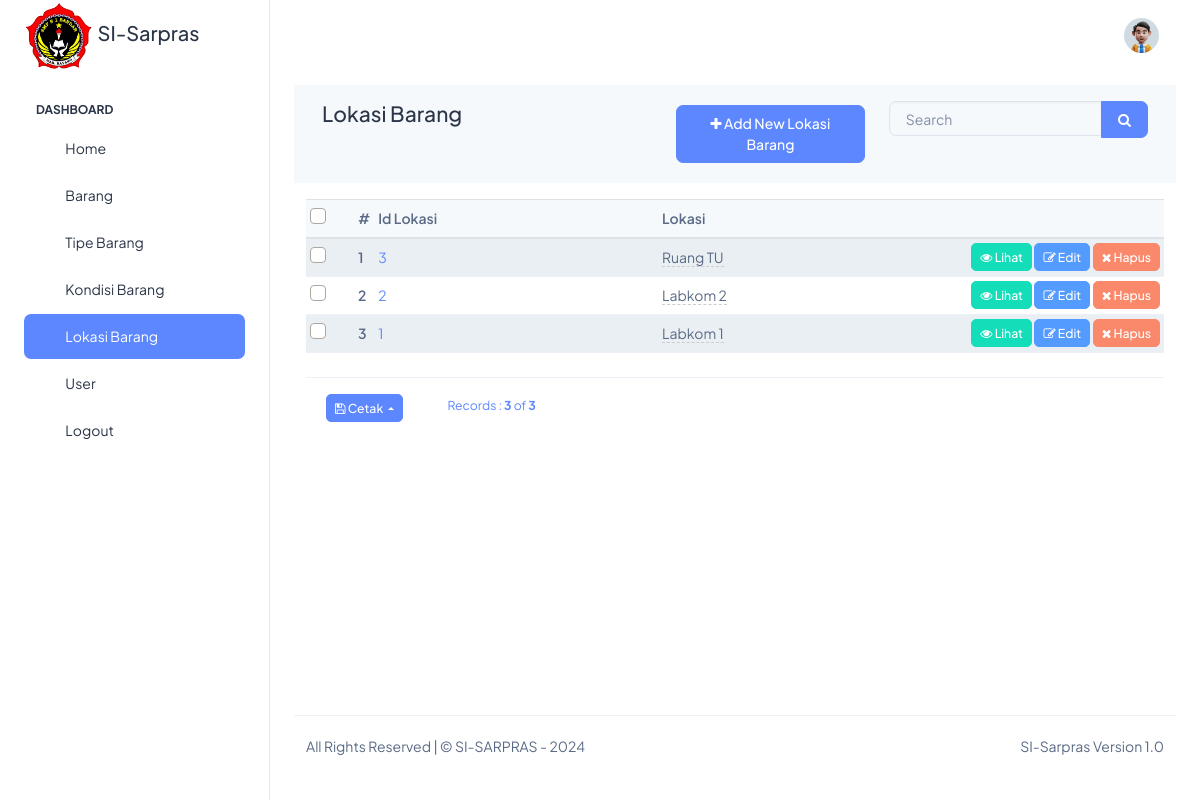
The app's page /lokasi_barang (signed in) with its own data.
### tables this page shows
CREATE TABLE `lokasi_barang` (
  `id_lokasi` int(11) NOT NULL,
  `Lokasi` varchar(255) NOT NULL
);

### app/views/partials/lokasi_barang/list.php (the view, shortened to what the rows shown need)
<?php
$can_edit = ACL::is_allowed("lokasi_barang/edit");
$can_view = ACL::is_allowed("lokasi_barang/view");
$can_delete = ACL::is_allowed("lokasi_barang/delete");
?>
<?php
$page_element_id = "list-page-" . random_str();
$current_page = $this->set_current_page_link();
$view_data = $this->view_data;
$records = $view_data->records;
?>
<section class="page" id="<?php echo $page_element_id; ?>" data-page-type="list"  data-display-type="table" data-page-url="<?php print_link($current_page); ?>">
        <div  class="">
            <div class="container-fluid">
                <div class="row ">
                    <div class="col-md-12 comp-grid">
                        <div  class=" animated fadeIn page-content">
                            <div id="lokasi_barang-list-records">
                                <div id="page-report-body" class="table-responsive">
                                    <table class="table  table-striped table-sm text-left">
                                        <thead class="table-header bg-light">
                                            <tr>
                                                <?php if($can_delete){ ?>
                                                <th class="td-checkbox">
                                                    <label class="custom-control custom-checkbox custom-control-inline">
                                                    </label>
                                                </th>
                                                <?php } ?>
                                                <th class="td-sno">#</th>
                                                <th  class="td-id_lokasi"> Id Lokasi</th>
                                                <th  class="td-Lokasi"> Lokasi</th>
                                                <th class="td-btn"></th>
                                            </tr>
                                        </thead>
                                        <?php
                                        if(!empty($records)){
                                        ?>
                                        <tbody class="page-data" id="page-data-<?php echo $page_element_id; ?>">
                                            <?php
                                            $counter = 0;
                                            foreach($records as $data){
                                            $rec_id = (!empty($data['id_lokasi']) ? urlencode($data['id_lokasi']) : null);
                                            $counter++;
                                            ?>
                                            <tr>
                                                <?php if($can_delete){ ?>
                                                <th class=" td-checkbox">
                                                    <label class="custom-control custom-checkbox custom-control-inline">
                                                        </label>
                                                    </th>
                                                    <?php } ?>
                                                    <th class="td-sno"><?php echo $counter; ?></th>
                                                    <td class="td-id_lokasi"><a href="<?php print_link("lokasi_barang/view/$data[id_lokasi]") ?>"><?php echo $data['id_lokasi']; ?></a></td>
                                                    <td class="td-Lokasi">
                                                        <span <?php if($can_edit){ ?> data-value="<?php echo $data['Lokasi']; ?>"
                                                            data-pk="<?php echo $data['id_lokasi'] ?>"
                                                            data-url="<?php print_link("lokasi_barang/editfield/" . urlencode($data['id_lokasi'])); ?>"
                                                            data-name="Lokasi"
                                                            data-title="Enter Lokasi"
                                                            data-placement="left"
                                                            data-toggle="click"
                                                            data-type="text"
                                                            data-mode="popover"
                                                            data-showbuttons="left"
                                                            class="is-editable" <?php } ?>>
                                                            <?php echo $data['Lokasi']; ?>
                                                        </span>
                                                    </td>
                                                    <th class="td-btn">
                                                        <?php if($can_view){ ?>
                                                        <a class="btn btn-sm btn-success has-tooltip" title="View Record" href="<?php print_link("lokasi_barang/view/$rec_id"); ?>">
                                                            <i class="fa fa-eye"></i> Lihat
                                                        </a>
                                                        <?php } ?>
                                                        <?php if($can_edit){ ?>
                                                        <a class="btn btn-sm btn-info has-tooltip" title="Edit This Record" href="<?php print_link("lokasi_barang/edit/$rec_id"); ?>">
                                                            <i class="fa fa-edit"></i> Edit
                                                        </a>
                                                        <?php } ?>
                                                        <?php if($can_delete){ ?>
                                                        <a class="btn btn-sm btn-danger has-tooltip record-delete-btn" title="Delete this record" href="" data-prompt-msg="Apakah anda yakin ingin menghapus data ini?" data-display-style="modal">
                                                            <i class="fa fa-times"></i>
                                                            Hapus
                                                        </a>
                                                        <?php } ?>
                                                    </th>
                                                </tr>
                                                <?php
                                                }
                                                ?>
                                            </tbody>
                                            <?php
                                            }
                                            ?>
                                        </table>
                                    </div>
                                                    </div>
                                                </div>
                                            </div>
                                        </div>
                                    </div>
                                </div>
                            </section>

### records on screen
lokasi_barang: id_lokasi "3", Lokasi "Ruang TU"
lokasi_barang: id_lokasi "2", Lokasi "Labkom 2"
lokasi_barang: id_lokasi "1", Lokasi "Labkom 1"

### other values on screen
$menuobj['label'] "Home"
$menuobj['label'] "Barang"
$menuobj['label'] "Tipe Barang"
$menuobj['label'] "Kondisi Barang"
$menuobj['label'] "Lokasi Barang"
$menuobj['label'] "User"
$record_position "3"
$this->total_records "3"
SITE_NAME "SI-SARPRAS"
